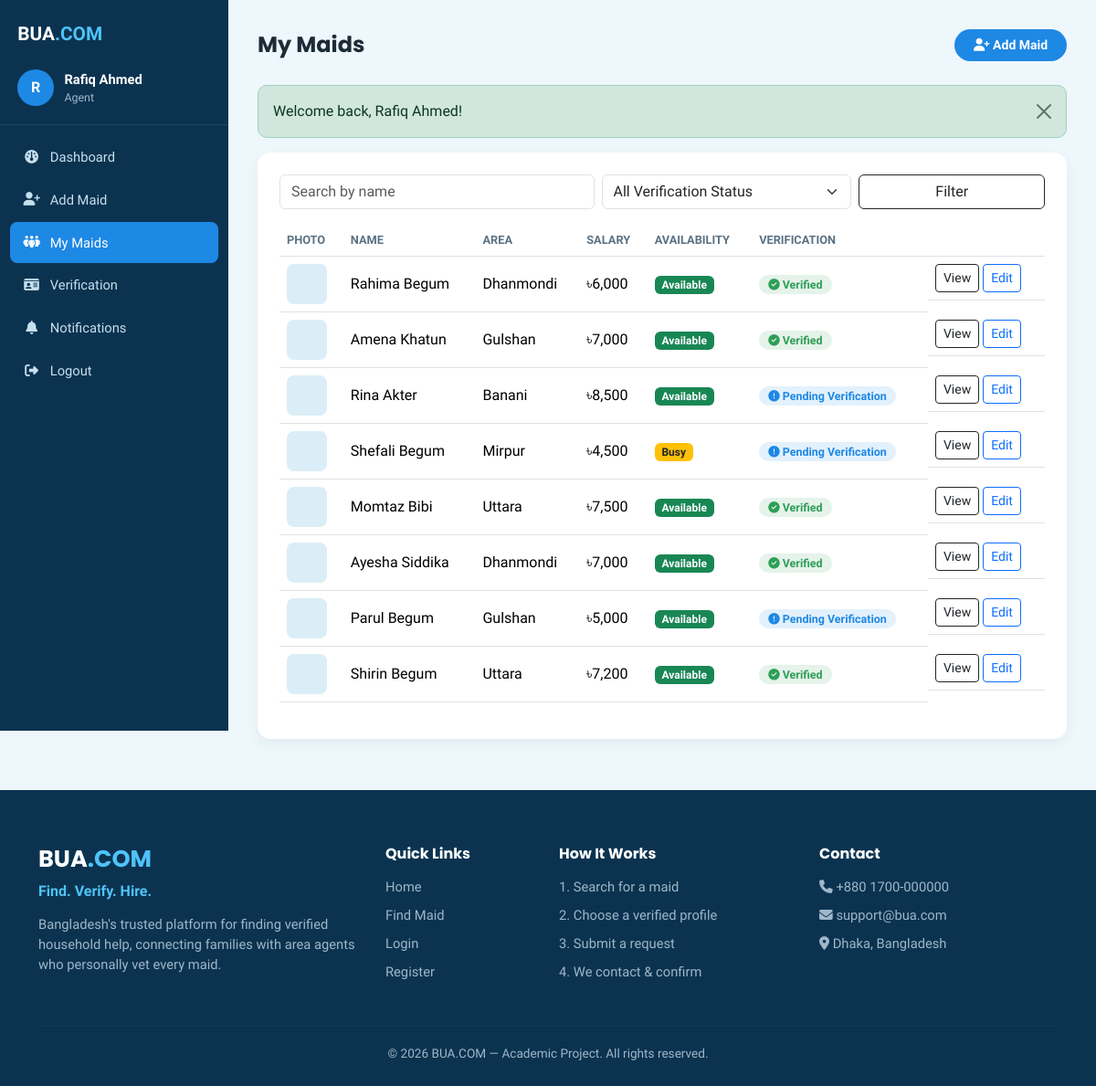
Page /agent/my-maids.php (signed in) on the committed database.
### tables this page shows
CREATE TABLE maids (
    id INT AUTO_INCREMENT PRIMARY KEY,
    agent_id INT NOT NULL,
    name VARCHAR(100) NOT NULL,
    phone VARCHAR(20) NOT NULL,
    photo VARCHAR(255) DEFAULT NULL,
    area_id INT NOT NULL,
    permanent_district VARCHAR(100) DEFAULT NULL,
    experience_years INT NOT NULL DEFAULT 0,
    expected_salary DECIMAL(10,2) NOT NULL DEFAULT 0,
    working_type ENUM('full_time','part_time','live_in','hourly') NOT NULL DEFAULT 'full_time',
    preferred_time VARCHAR(100) DEFAULT NULL,
    current_households INT NOT NULL DEFAULT 0,
    availability ENUM('available','busy','unavailable') NOT NULL DEFAULT 'available',
    status ENUM('active','inactive') NOT NULL DEFAULT 'active',
    created_at TIMESTAMP DEFAULT CURRENT_TIMESTAMP,
    updated_at TIMESTAMP DEFAULT CURRENT_TIMESTAMP ON UPDATE CURRENT_TIMESTAMP,
    FOREIGN KEY (agent_id) REFERENCES users(id) ON DELETE CASCADE,
    FOREIGN KEY (area_id) REFERENCES areas(id) ON DELETE RESTRICT,
    INDEX idx_availability (availability),
    INDEX idx_area (area_id),
    INDEX idx_salary (expected_salary),
    INDEX idx_experience (experience_years)
);

CREATE TABLE areas (
    id INT AUTO_INCREMENT PRIMARY KEY,
    area_name VARCHAR(100) NOT NULL UNIQUE,
    status ENUM('active','inactive') NOT NULL DEFAULT 'active',
    created_at TIMESTAMP DEFAULT CURRENT_TIMESTAMP
);

### config/auth.php (called while the page is built, shortened)
<?php
function baseUrl(): string
{
    $scriptDir = str_replace('\\', '/', dirname($_SERVER['SCRIPT_NAME']));
    $root = preg_replace('#/(customer|agent|admin)$#', '', $scriptDir);
    return rtrim($root, '/');
}

### agent/my-maids.php (the view, shortened to what this page needs)
<?php
require_once __DIR__ . '/../config/functions.php';
$db = Database::getConnection();
$aid = currentUserId();
$q = trim($_GET['q'] ?? '');
$page = max(1, (int) ($_GET['page'] ?? 1));
$perPage = 10;
$where = 'm.agent_id = ?';
$params = [$aid];
$stmt = $db->prepare("SELECT COUNT(*) FROM maids m JOIN maid_verification v ON v.maid_id = m.id WHERE $where");
$stmt->execute($params);
$total = (int) $stmt->fetchColumn();
$pg = paginate($total, $perPage, $page);
$sql = "SELECT m.*, a.area_name, v.verification_status
        FROM maids m JOIN areas a ON a.id = m.area_id JOIN maid_verification v ON v.maid_id = m.id
        WHERE $where ORDER BY m.created_at DESC LIMIT ? OFFSET ?";
$stmt = $db->prepare($sql);
$i = 1;
foreach ($params as $p) { $stmt->bindValue($i++, $p); }
$stmt->bindValue($i++, $perPage, PDO::PARAM_INT);
$stmt->bindValue($i++, $pg['offset'], PDO::PARAM_INT);
$stmt->execute();
$maids = $stmt->fetchAll();
include __DIR__ . '/../includes/header.php';
?>
<div class="dashboard-wrapper">
    <?php include __DIR__ . '/../includes/sidebar.php'; ?>
    <main class="dashboard-main">
        <div class="dashboard-topbar">
            <h1>My Maids</h1>
            <a href="add-maid.php" class="btn btn-brand btn-sm"><i class="fa-solid fa-user-plus"></i> Add Maid</a>
        </div>
        <?php include __DIR__ . '/../includes/alerts.php'; ?>
        <div class="panel">
            <form method="get" class="row g-2 mb-3">
                <div class="col-md-5">
                    <input type="text" name="q" class="form-control" placeholder="Search by name" value="<?= clean($q) ?>">
                </div>
                <div class="col-md-4">
                    <select name="verification" class="form-select">
                        <option value="">All Verification Status</option>
                    </select>
                </div>
                <div class="col-md-3">
                    <button class="btn btn-outline-dark w-100">Filter</button>
                </div>
            </form>
            <?php if (empty($maids)): ?>
                <p class="text-muted mb-0">No maids found.</p>
            <?php else: ?>
            <div class="table-responsive">
                <table class="table">
                    <thead><tr><th>Photo</th><th>Name</th><th>Area</th><th>Salary</th><th>Availability</th><th>Verification</th><th></th></tr></thead>
                    <tbody>
                    <?php foreach ($maids as $m): ?>
                        <tr>
                            <td><img src="<?= maidPhotoUrl($m['photo']) ?>" style="width:44px;height:44px;object-fit:cover;border-radius:8px;"></td>
                            <td><?= clean($m['name']) ?></td>
                            <td><?= clean($m['area_name']) ?></td>
                            <td><?= formatMoney((float) $m['expected_salary']) ?></td>
                            <td><span class="badge <?= $m['availability']==='available'?'bg-success':($m['availability']==='busy'?'bg-warning text-dark':'bg-secondary') ?>"><?= ucfirst($m['availability']) ?></span></td>
                            <td><?= verificationBadge($m['verification_status']) ?></td>
                            <td class="d-flex gap-1">
                                <a href="maid-details.php?id=<?= (int) $m['id'] ?>" class="btn btn-sm btn-outline-dark">View</a>
                                <a href="edit-maid.php?id=<?= (int) $m['id'] ?>" class="btn btn-sm btn-outline-primary">Edit</a>
                            </td>
                        </tr>
                    <?php endforeach; ?>
                    </tbody>
                </table>
            </div>
            <?php endif; ?>
        </div>
    </main>
</div>
<?php include __DIR__ . '/../includes/footer.php'; ?>

### config/functions.php (shortened to what this page needs)
<?php
require_once __DIR__ . '/auth.php';
function clean(?string $value): string
{
    return htmlspecialchars(trim($value ?? ''), ENT_QUOTES, 'UTF-8');
}
function verificationBadge(string $status): string
{
    if ($status === 'VERIFIED') {
        return '<span class="badge-verified"><i class="fa-solid fa-circle-check"></i> Verified</span>';
    }
    return '<span class="badge-pending"><i class="fa-solid fa-circle-exclamation"></i> Pending Verification</span>';
}
function maidPhotoUrl(?string $photo): string
{
    if (empty($photo)) {
        return baseUrl() . '/assets/images/default-maid.png';
    }
    return baseUrl() . '/assets/uploads/maids/' . rawurlencode($photo);
}
function formatMoney(float $amount): string
{
    return '৳' . number_format($amount, 0);
}

### assets/css/style.css (style rules this page uses)
:root { --bua-dark: #0b3350; --bua-dark-2: #124267; --bua-accent: #1e88e5; --bua-accent-2: #4fc3f7; --bua-cream: #eef7fc; --bua-tan: #cfe9f5; --bua-text-muted: #9fb7c8; --bua-success: #2f9e57; --bua-radius: 14px; }
* { box-sizing: border-box; }
body { font-family: 'Hind Siliguri', 'Poppins', sans-serif; background: var(--bua-cream); color: #1c2b36; }
h1, h2, h3, h4, h5, .brand-font { font-family: 'Poppins', sans-serif; font-weight: 700; }
a { text-decoration: none; }
.btn-brand { background: var(--bua-accent); color: #fff !important; border: none; font-weight: 600; border-radius: 30px; padding: .45rem 1.3rem; }
.badge-verified { background: rgba(47,158,87,.12); color: var(--bua-success); padding: 3px 10px; border-radius: 20px; font-size: .78rem; font-weight: 600; }
.badge-pending { background: rgba(30,136,229,.12); color: var(--bua-accent); padding: 3px 10px; border-radius: 20px; font-size: .78rem; font-weight: 600; }
.dashboard-wrapper { display: flex; min-height: 100vh; background: #eef7fc; }
.dashboard-main { flex: 1; padding: 2rem; max-width: 100%; overflow-x: hidden; }
.dashboard-topbar { display: flex; justify-content: space-between; align-items: center; margin-bottom: 1.6rem; }
.dashboard-topbar h1 { font-size: 1.5rem; margin: 0; }
.panel { background: #fff; border-radius: var(--bua-radius); padding: 1.5rem; box-shadow: 0 6px 16px rgba(0,0,0,.05); margin-bottom: 1.5rem; }
.table thead th { font-size: .8rem; text-transform: uppercase; color: #5b7284; border-bottom-width: 1px; }
.table td, .table th { vertical-align: middle; }

### rows in the picture
maids: name "Rahima Begum", area.area_name "Dhanmondi", expected_salary "৳6,000", availability "Available", shows "Verified"
maids: name "Amena Khatun", area.area_name "Gulshan", expected_salary "৳7,000", availability "Available", shows "Verified"
maids: name "Rina Akter", area.area_name "Banani", expected_salary "৳8,500", availability "Available"
maids: name "Shefali Begum", area.area_name "Mirpur", expected_salary "৳4,500", availability "Busy"
maids: name "Momtaz Bibi", area.area_name "Uttara", expected_salary "৳7,500", availability "Available", shows "Verified"
maids: name "Ayesha Siddika", area.area_name "Dhanmondi", expected_salary "৳7,000", availability "Available", shows "Verified"
maids: name "Parul Begum", area.area_name "Gulshan", expected_salary "৳5,000", availability "Available"
maids: name "Shirin Begum", area.area_name "Uttara", expected_salary "৳7,200", availability "Available", shows "Verified"

### other values in the picture
substr(currentUserName() ?? 'U', 0, 1) "R"
currentUserName() "Rafiq Ahmed"
$role "Agent"
$label "Dashboard Add Maid My Maids Verification Notifications"
$f['message'] "Welcome back, Rafiq Ahmed!"
